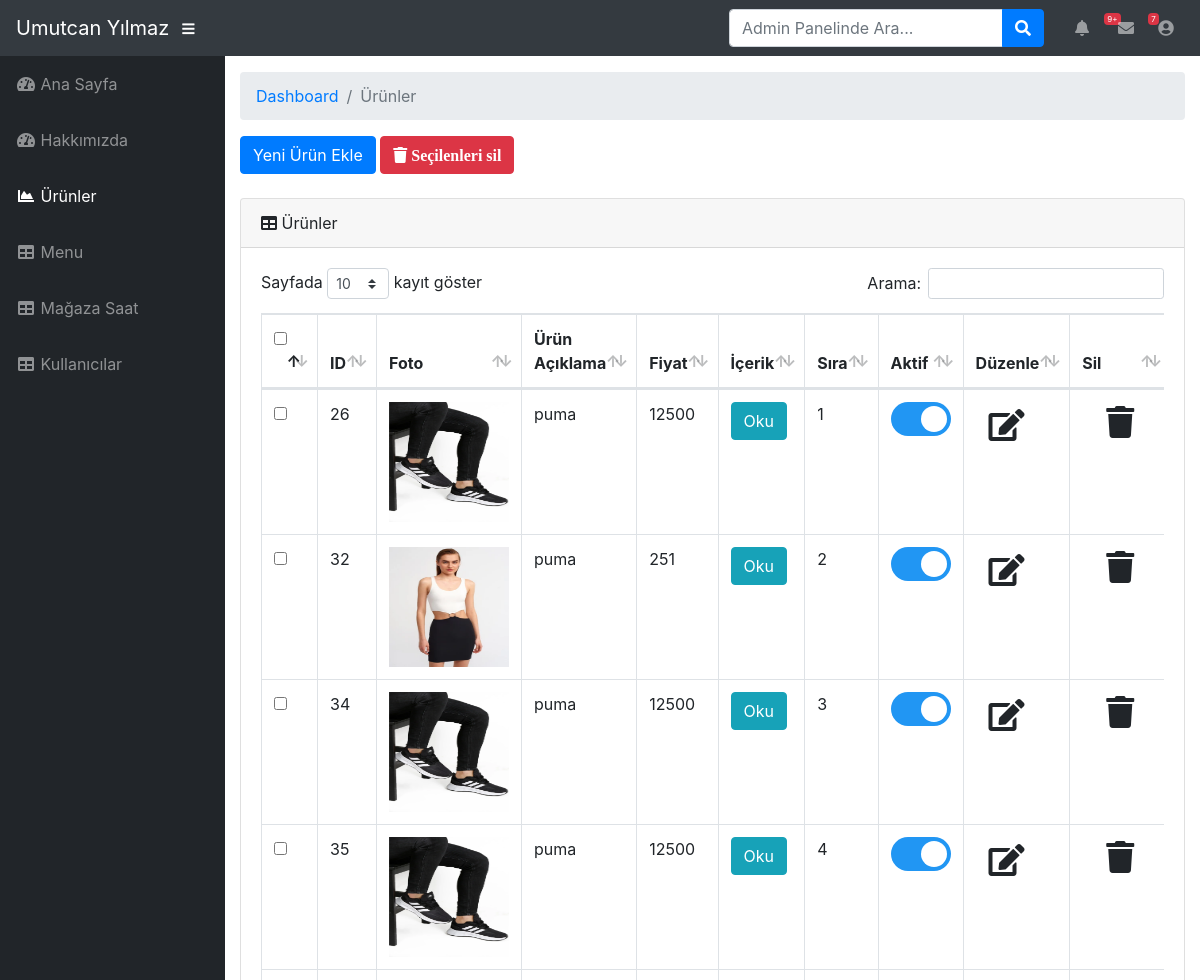
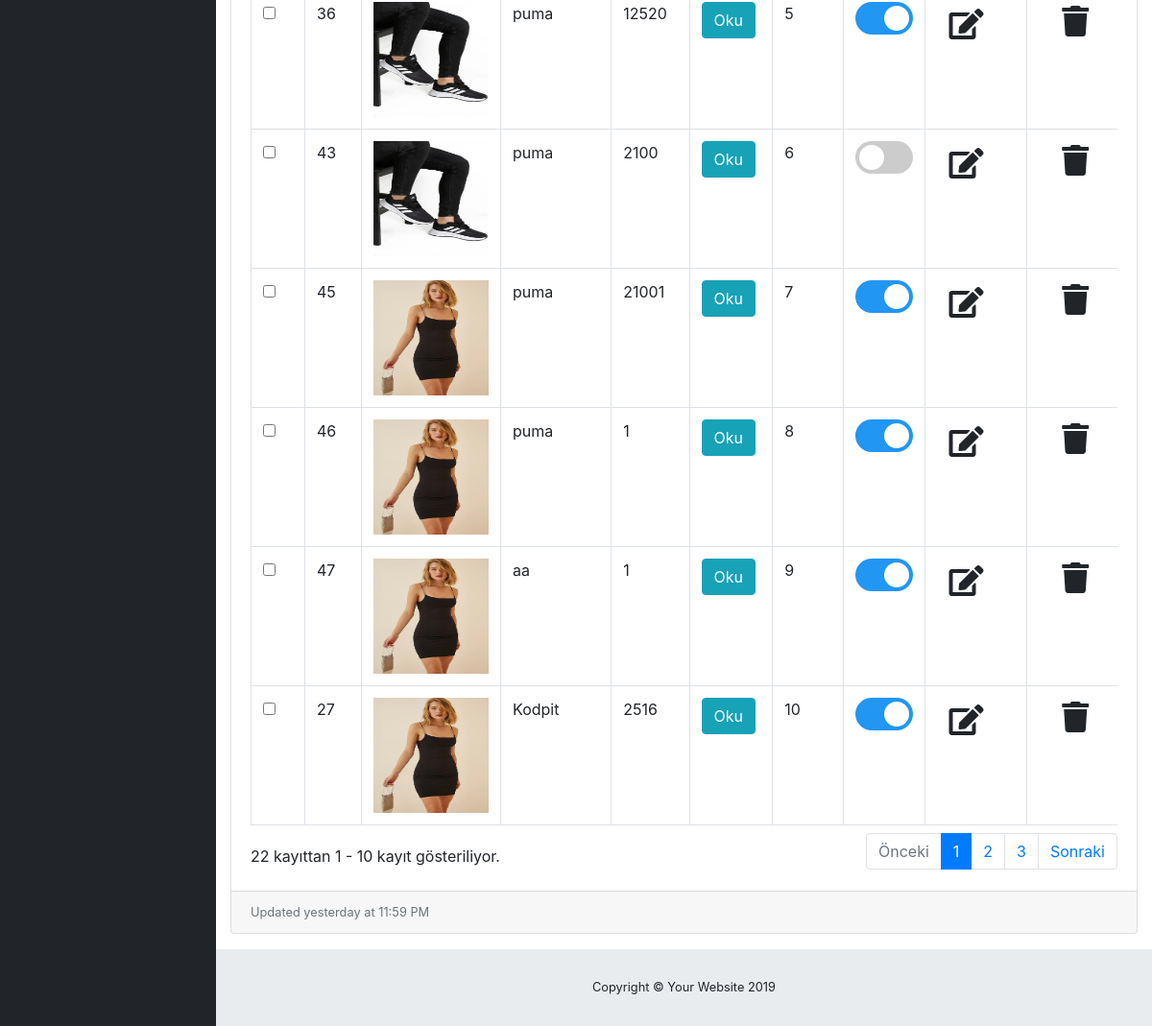
Screenshot of /admin/urunler.php (signed in) with the database file from the repository (2 pictures, top to bottom).
### tables this page shows
CREATE TABLE `urunler` (
  `id` int(11) NOT NULL,
  `urunAciklama` text NOT NULL,
  `urunFiyat` int(50) NOT NULL,
  `urunKategori` int(255) NOT NULL,
  `urunMarka` varchar(50) NOT NULL,
  `urunResim1` varchar(255) NOT NULL,
  `urunresim2` varchar(255) DEFAULT 'Belirtilmemiş',
  `sira` int(11) NOT NULL,
  `aktif` tinyint(4) NOT NULL,
  `urunozellik1` varchar(255) NOT NULL,
  `urunozellik2` varchar(255) NOT NULL,
  `urunrenk` varchar(50) NOT NULL,
  `urunbeden` varchar(255) NOT NULL
);

### admin/urunler.php (the view, shortened to what this page needs)
<?php
$sayfa = "Ürünler";
include('../inc/vt.php');
include('inc/head.php');
include('inc/nav.php');
include('inc/sidebar.php');
$sorgu = $baglanti->prepare("SELECT * FROM urunler order by sira");
$sorgu->execute();
?>
<head>
</head>
<div id="content-wrapper">
    <div class="container-fluid">
        <ol class="breadcrumb">
            <li class="breadcrumb-item">
                <a href="#">Dashboard</a>
            </li>
            <li class="breadcrumb-item active">Ürünler</li>
        </ol>
        <form action="" method="post">
            <a class="btn btn-primary" href="urunEkle.php">Yeni Ürün Ekle</a>
            <a class="btn btn-danger font-18" href="#" data-toggle="modal"
               data-target="#tumunuSil"><i class="fa fa-trash"> Seçilenleri sil</i></a>
            <br><br>
            <div class="card mb-3">
                <div class="card-header">
                    <i class="fas fa-table"></i>
                    Ürünler
                </div>
                <div class="card-body">
                    <div class="table-responsive">
                        <table class="table table-bordered" id="dataTable" width="100%" cellspacing="0">
                            <thead>
                            <tr>
                                <th>
                                    <div class="checkbox">
                                        <input type="checkbox" id="select_all" onclick="TumunuSec();" value="">
                                    </div>
                                </th>
                                <th>ID</th>
                                <th>Foto</th>
                                <th>Ürün Açıklama</th>
                                <th>Fiyat</th>
                                <th>İçerik</th>
                                <th>Sıra</th>
                                <th>Aktif</th>
                                <th>Düzenle</th>
                                <th>Sil</th>
                            </tr>
                            </thead>
                            <tbody>
                            <?php while ($sonuc = $sorgu->fetch()) { ?>
                                <tr>
                                    <td>
                                        <div class="checkbox">
                                            <input class="chck" type="checkbox" name="sil[]"
                                                   value="<?php echo $sonuc['id']; ?>">
                                        </div>
                                    </td>
                                    <td><?= $sonuc["id"] ?></td>
                                    <td><img src="../img/<?= $sonuc["urunResim1"] ?>" width="120px" height="120px"/></td>
                                    <td contenteditable="true"
                                        onBlur="veriKaydet(this,'ustBaslik','<?= $sonuc["id"] ?>')"
                                        onClick="duzenle(this);"><?= $sonuc["urunAciklama"] ?></td>
                                    <td contenteditable="true" onBlur="veriKaydet(this,'baslik','<?= $sonuc["id"] ?>')"
                                        onClick="duzenle(this);"><?= $sonuc["urunFiyat"] ?></td>
                                    <td>
                                        <a class="btn btn-info" href="#" data-toggle="modal"
                                           data-target="#icerik<?= $sonuc["id"] ?>">Oku</a>
                                    </td>
                                    <td contenteditable="true" onBlur="veriKaydet(this,'sira','<?= $sonuc["id"] ?>')"
                                        onClick="duzenle(this);"><?= $sonuc["sira"] ?></td>
                                    <td>
                                        <label class="switch">
                                            <span class="slider round"></span>
                                        </label></td>
                                    <td><a class="btn btn" href="urunGuncelle.php?id=<?= $sonuc["id"] ?>"><span
                                                    class="fa fa-edit fa-2x"></span></a></td>
                                    <td>
                                        <a class="dropdown-item" href="#" data-toggle="modal"
                                           data-target="#sil<?= $sonuc["id"] ?>"><span class="fa fa-trash fa-2x"></span></a>
                                    </td>
                                </tr>
                                <?php
                            }
                            ?>
                            </tbody>
                        </table>
        </form>
    </div>
</div>
<div class="card-footer small text-muted">Updated yesterday at 11:59 PM</div>
</div>
<?php
include('inc/footer.php');
?>
<link rel="stylesheet" type="text/css" href="css/switch.css">

### admin/inc/head.php (shortened to what this page needs)
<!DOCTYPE html>
<html lang="tr">
<head>
    <link href="vendor/fontawesome-free/css/all.min.css" rel="stylesheet" type="text/css">
    <link href="vendor/datatables/dataTables.bootstrap4.css" rel="stylesheet">
    <link href="css/sb-admin.css" rel="stylesheet">
</head>

### admin/inc/nav.php (shortened to what this page needs)
<body id="page-top">
<nav class="navbar navbar-expand navbar-dark bg-dark static-top">
    <a class="navbar-brand mr-1" href="index.php">Umutcan Yılmaz</a>
    <button class="btn btn-link btn-sm text-white order-1 order-sm-0" id="sidebarToggle" href="#">
        <i class="fas fa-bars"></i>
    </button>
    <form class="d-none d-md-inline-block form-inline ml-auto mr-0 mr-md-3 my-2 my-md-0">
        <div class="input-group">
            <input type="text" class="form-control" placeholder="Admin Panelinde Ara..." aria-label="Search"
                   aria-describedby="basic-addon2">
            <div class="input-group-append">
                <button class="btn btn-primary" type="button">
                    <i class="fas fa-search"></i>
                </button>
            </div>
        </div>
    </form>
    <ul class="navbar-nav ml-auto ml-md-0">
        <li class="nav-item dropdown no-arrow mx-1">
            <a class="nav-link dropdown-toggle" href="#" id="alertsDropdown" role="button" data-toggle="dropdown"
               aria-haspopup="true" aria-expanded="false">
                <i class="fas fa-bell fa-fw"></i>
                <span class="badge badge-danger">9+</span>
            </a>
        </li>
        <li class="nav-item dropdown no-arrow mx-1">
            <a class="nav-link dropdown-toggle" href="#" id="messagesDropdown" role="button" data-toggle="dropdown"
               aria-haspopup="true" aria-expanded="false">
                <i class="fas fa-envelope fa-fw"></i>
                <span class="badge badge-danger">7</span>
            </a>
        </li>
        <li class="nav-item dropdown no-arrow">
            <a class="nav-link dropdown-toggle" href="#" id="userDropdown" role="button" data-toggle="dropdown"
               aria-haspopup="true" aria-expanded="false">
                <i class="fas fa-user-circle fa-fw"></i>
            </a>
        </li>
    </ul>
</nav>

### admin/inc/sidebar.php
<div id="wrapper">
    <ul class="sidebar navbar-nav">
        <li class="nav-item <?php echo $sayfa == 'Ana Sayfa' ? 'active' : '' ?>">
            <a class="nav-link" href="index.php">
                <i class="fas fa-fw fa-tachometer-alt"></i>
                <span>Ana Sayfa</span>
            </a>
        </li>
         <li class="nav-item <?php echo $sayfa == 'Hakkımızda' ? 'active' : '' ?>">
            <a class="nav-link" href="hakkimizda.php">
                <i class="fas fa-fw fa-tachometer-alt"></i>
                <span>Hakkımızda</span>
            </a>
        </li>
        <li class="nav-item <?php echo $sayfa == 'Ürünler' ? 'active' : '' ?>">
            <a class="nav-link" href="urunler.php">
                <i class="fas fa-fw fa-chart-area"></i>
                <span>Ürünler</span></a>
        </li>
        <li class="nav-item <?php echo $sayfa == 'İletişim' ? 'active' : '' ?>">
            <a class="nav-link" href="iletisim.php">
                <i class="fas fa-fw fa-table"></i>
                <span>Menu</span></a>
        </li>
         <li class="nav-item <?php echo $sayfa == 'Mağaza Saat' ? 'active' : '' ?>">
            <a class="nav-link" href="magazaSaat.php">
                <i class="fas fa-fw fa-table"></i>
                <span>Mağaza Saat</span></a>
        </li>
            <li class="nav-item <?php echo $sayfa == 'Kullanıcılar' ? 'active' : '' ?>">
            <a class="nav-link" href="kullanicilar.php">
                <i class="fas fa-fw fa-table"></i>
                <span>Kullanıcılar</span></a>
        </li>
    </ul>

### admin/inc/footer.php (shortened to what this page needs)
<footer class="sticky-footer">
    <div class="container my-auto">
        <div class="copyright text-center my-auto">
            <span>Copyright © Your Website 2019</span>
        </div>
    </div>
</footer>
</body>
</html>

### admin/css/switch.css (style rules this page uses)
.slider { position: absolute; cursor: pointer; top: 0; left: 0; right: 0; bottom: 0; background-color: #ccc; -webkit-transition: .4s; transition: .4s; }
.slider:before { position: absolute; content: ""; height: 26px; width: 26px; left: 4px; bottom: 4px; background-color: white; -webkit-transition: .4s; transition: .4s; }
input:checked + .slider { background-color: #2196F3; }
input:checked + .slider:before { -webkit-transform: translateX(26px); -ms-transform: translateX(26px); transform: translateX(26px); }
.slider.round { border-radius: 34px; }
.slider.round:before { border-radius: 50%; }

### rows the page displays
urunler: id "26", urunResim1 (picture), urunAciklama "puma", urunFiyat "12500", sira "1"
urunler: id "32", urunResim1 (picture), urunAciklama "puma", urunFiyat "251", sira "2"
urunler: id "34", urunResim1 (picture), urunAciklama "puma", urunFiyat "12500", sira "3"
urunler: id "35", urunResim1 (picture), urunAciklama "puma", urunFiyat "12500", sira "4"
urunler: id "36", urunResim1 (picture), urunAciklama "puma", urunFiyat "12520", sira "5"
urunler: id "43", urunResim1 (picture), urunAciklama "puma", urunFiyat "2100", sira "6"
urunler: id "45", urunResim1 (picture), urunAciklama "puma", urunFiyat "21001", sira "7"
urunler: id "46", urunResim1 (picture), urunAciklama "puma", urunFiyat "1", sira "8"
urunler: id "47", urunResim1 (picture), urunAciklama "aa", urunFiyat "1", sira "9"
urunler: id "27", urunResim1 (picture), urunAciklama "Kodpit", urunFiyat "2516", sira "10"
